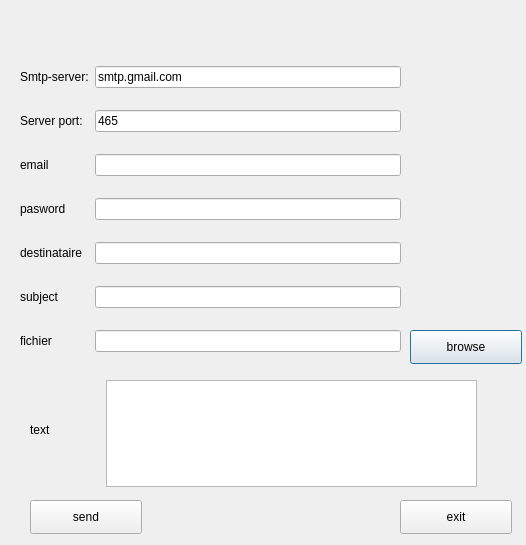
<?xml version="1.0" encoding="UTF-8"?>
<ui version="4.0">
 <class>Dialog_email</class>
 <widget class="QDialog" name="Dialog_email">
  <property name="geometry">
   <rect>
    <x>0</x>
    <y>0</y>
    <width>526</width>
    <height>545</height>
   </rect>
  </property>
  <property name="windowTitle">
   <string>Dialog</string>
  </property>
  <widget class="QTextEdit" name="msg">
   <property name="geometry">
    <rect>
     <x>106</x>
     <y>380</y>
     <width>371</width>
     <height>107</height>
    </rect>
   </property>
  </widget>
  <widget class="QPushButton" name="browseBtn">
   <property name="geometry">
    <rect>
     <x>410</x>
     <y>330</y>
     <width>112</width>
     <height>34</height>
    </rect>
   </property>
   <property name="text">
    <string>browse</string>
   </property>
  </widget>
  <widget class="QPushButton" name="sendBtn">
   <property name="geometry">
    <rect>
     <x>30</x>
     <y>500</y>
     <width>112</width>
     <height>34</height>
    </rect>
   </property>
   <property name="text">
    <string>send</string>
   </property>
  </widget>
  <widget class="QPushButton" name="exitBtn">
   <property name="geometry">
    <rect>
     <x>400</x>
     <y>500</y>
     <width>112</width>
     <height>34</height>
    </rect>
   </property>
   <property name="text">
    <string>exit</string>
   </property>
  </widget>
  <widget class="QLabel" name="label_8">
   <property name="geometry">
    <rect>
     <x>30</x>
     <y>420</y>
     <width>69</width>
     <height>20</height>
    </rect>
   </property>
   <property name="text">
    <string>text</string>
   </property>
  </widget>
  <widget class="QWidget" name="layoutWidget">
   <property name="geometry">
    <rect>
     <x>20</x>
     <y>50</y>
     <width>381</width>
     <height>321</height>
    </rect>
   </property>
   <layout class="QGridLayout" name="gridLayout">
    <item row="1" column="0">
     <widget class="QLabel" name="label_2">
      <property name="text">
       <string>Server port:</string>
      </property>
     </widget>
    </item>
    <item row="5" column="0">
     <widget class="QLabel" name="label_6">
      <property name="text">
       <string>subject</string>
      </property>
     </widget>
    </item>
    <item row="6" column="1">
     <widget class="QLineEdit" name="file"/>
    </item>
    <item row="0" column="0">
     <widget class="QLabel" name="label">
      <property name="text">
       <string>Smtp-server:</string>
      </property>
     </widget>
    </item>
    <item row="1" column="1">
     <widget class="QLineEdit" name="port">
      <property name="text">
       <string>465</string>
      </property>
     </widget>
    </item>
    <item row="2" column="1">
     <widget class="QLineEdit" name="uname"/>
    </item>
    <item row="4" column="1">
     <widget class="QLineEdit" name="rcpt"/>
    </item>
    <item row="4" column="0">
     <widget class="QLabel" name="label_5">
      <property name="text">
       <string>destinataire</string>
      </property>
     </widget>
    </item>
    <item row="2" column="0">
     <widget class="QLabel" name="label_3">
      <property name="text">
       <string>email</string>
      </property>
     </widget>
    </item>
    <item row="5" column="1">
     <widget class="QLineEdit" name="subject"/>
    </item>
    <item row="0" column="1">
     <widget class="QLineEdit" name="server">
      <property name="text">
       <string>smtp.gmail.com</string>
      </property>
     </widget>
    </item>
    <item row="3" column="0">
     <widget class="QLabel" name="label_4">
      <property name="text">
       <string>pasword</string>
      </property>
     </widget>
    </item>
    <item row="3" column="1">
     <widget class="QLineEdit" name="paswd"/>
    </item>
    <item row="6" column="0">
     <widget class="QLabel" name="label_7">
      <property name="text">
       <string>fichier</string>
      </property>
     </widget>
    </item>
   </layout>
  </widget>
 </widget>
 <resources/>
 <connections/>
</ui>
